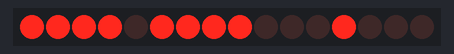
Recording of a sketch running on a simulated Arduino Uno, built with avr-gcc and run on an emulated ATmega328P. Parts: 16 shift-register outputs drawn as a row of LEDs (first output left, lit = HIGH). Wiring (inferred from the names in the program): 2 × shift register (74HC595): data pin 11; shift clock pin 12; latch pin 8. Wiring (inferred from the signals the program sends): row of LEDs: on Q0, Q1, Q2, Q3, Q4, Q5, Q6, Q7, Q8, Q9, Q10, Q11, Q12, Q13, Q14, Q15.

Above: at 0.1 s.
At 10.1 s:
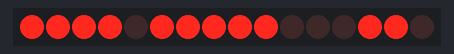
At 15.1 s:
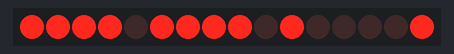
At 20.1 s:
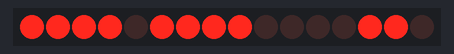
At 25.1 s:
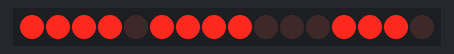
At 35.1 s:
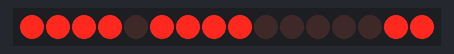
Timing chart, 0 to 36.6 s (numbered marks = the images above):
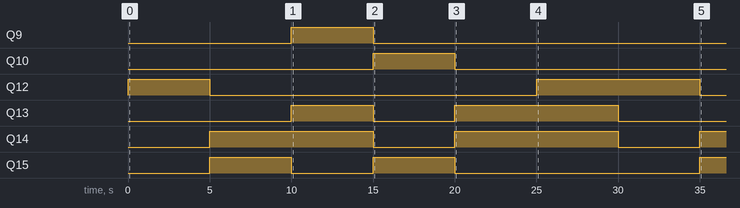

Measured:
- by itself, Q9: LOW → HIGH at 10.0 s, → LOW 5.0 s later
- by itself, Q10: LOW → HIGH at 15.0 s, → LOW 5.0 s later
- by itself, Q12: LOW → HIGH at 0.00 s, → LOW 5.0 s later, → HIGH 20.0 s later, → LOW 10.0 s later
- by itself, Q13: LOW → HIGH at 10.0 s, → LOW 5.0 s later, → HIGH 5.0 s later, → LOW 10.0 s later
- by itself, Q14: alternates HIGH for 10.0 s and LOW for 5.0 s
- by itself, Q15: goes HIGH 5.0 s, LOW 5.0 s, HIGH 5.0 s, LOW 15.0 s, then HIGH

The sketch:

ex4.ino
```cpp
int latchPin = 8;
int clockPin = 12;
int dataPin = 11;

//codurile pentru literele A, b, C, d, E, F (Active-Low)
byte litere[] = {
  ~0x77, // A
  ~0x7C, // b
  ~0x39, // C
  ~0x5E, // d
  ~0x79, // E
  ~0x71  // F
};

void setup() {
  pinMode(latchPin, OUTPUT);
  pinMode(clockPin, OUTPUT);
  pinMode(dataPin, OUTPUT);
}

void loop() {
  for (int i = 0; i < 6; i++) {
    unsigned long startTime = millis();

    //nentine litera afisata pe poz din st pt 5s
    while (millis() - startTime < 5000) {
      digitalWrite(latchPin, LOW);
      shiftOut(dataPin, clockPin, LSBFIRST, litere[i]);
      shiftOut(dataPin, clockPin, LSBFIRST, ~0x08); //masca pt poz cea mai din st
      digitalWrite(latchPin, HIGH);
      delay(4);
    }
  }
}
```
